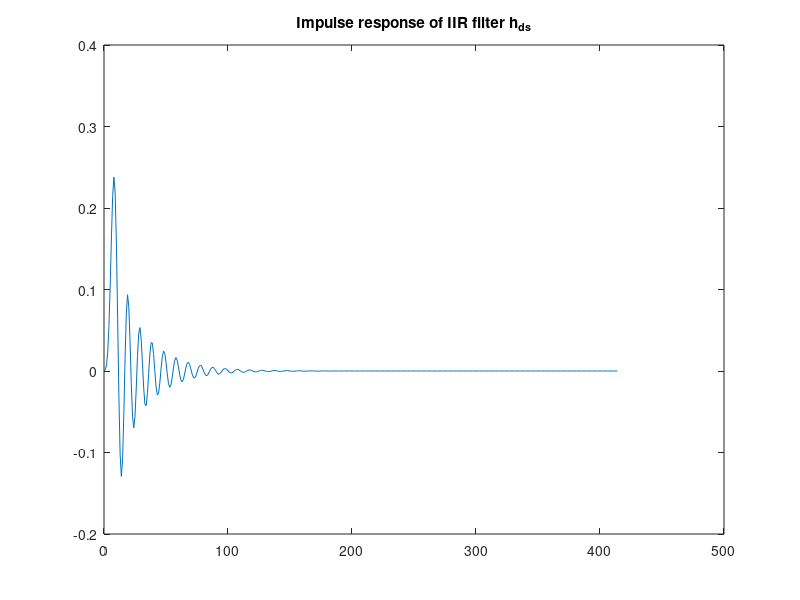
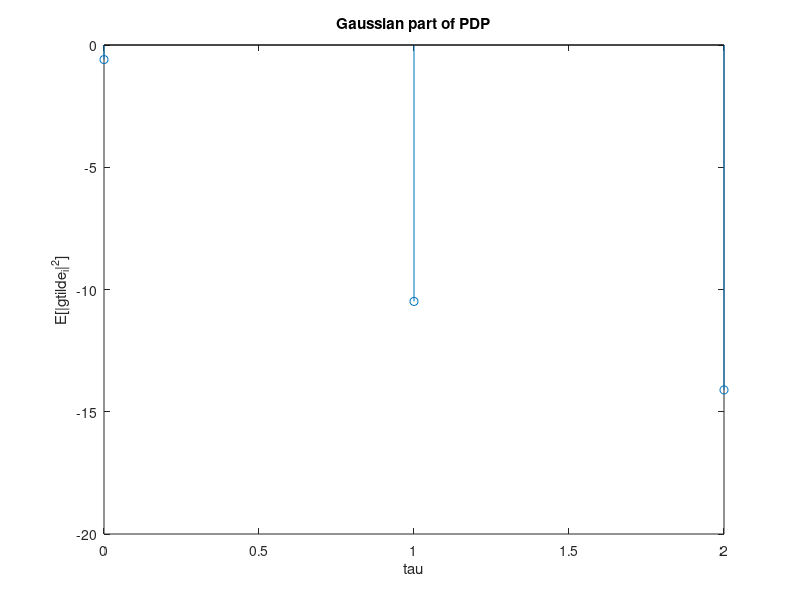
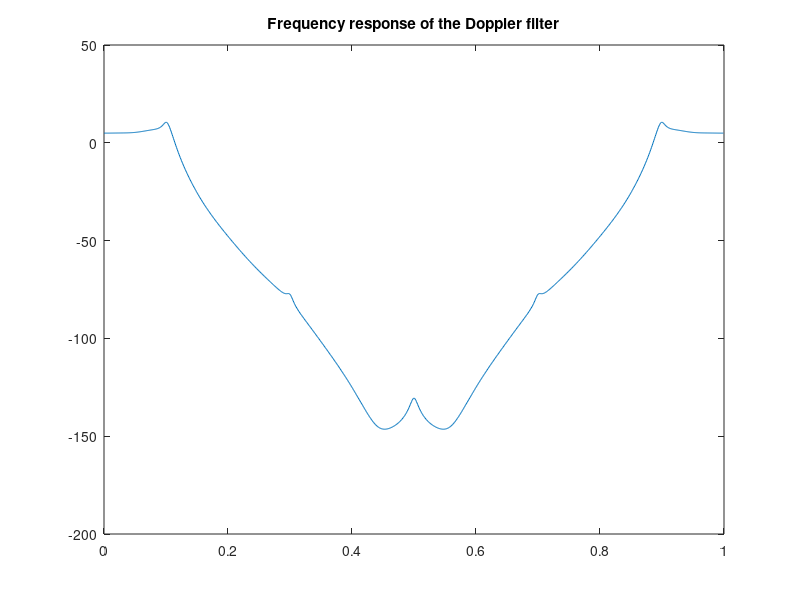
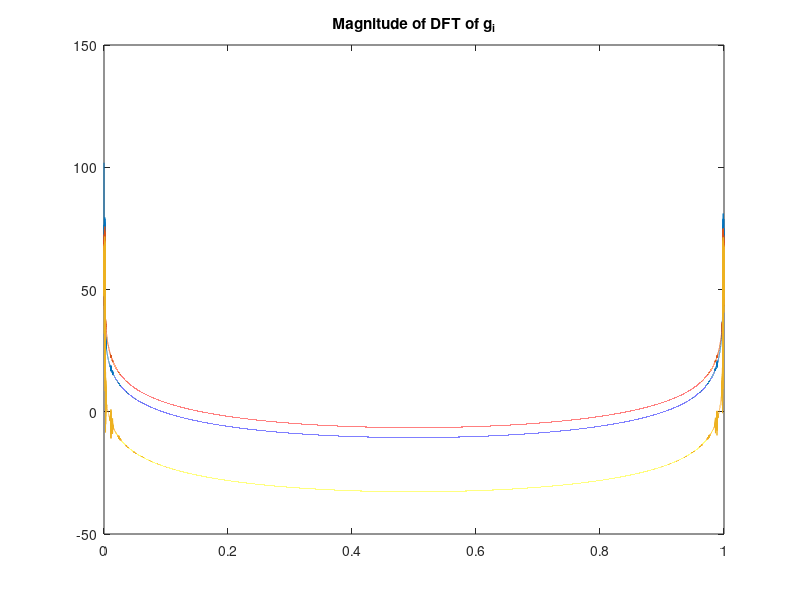

Source code (MATLAB) for these figures, in order: (Note: this script raises an error after producing the figures.)
%% Clear, initialize useful quantities
clear all
close all
clc

Tc = 1; % This is the smallest time interval we want to simulate
T = 4*Tc;   % Time sampling interval of the input of the channel
Kdb = 3; % 3 dB
K = 10^(Kdb/10);
fd = 5*10^-3/T; % doppler frequency
% these are the coefficients proposed by the authors of anastchugg97
a_dopp = [1, -4.4153, 8.6283, -9.4592, 6.1051, -1.3542, -3.3622, 7.2390, ...
    -7.9361, 5.1221, -1.8401, 2.8706e-1];
b_dopp = [1.3651e-4, 8.1905e-4, 2.0476e-3, 2.7302e-3, 2.0476e-3, 9.0939e-4, ...
    6.7852e-4, 1.3550e-3, 1.8076e-3, 1.3550e-3, 5.3726e-4, 6.1818e-5, -7.1294e-5, ...
    -9.5058e-5, -7.1294e-5, -2.5505e-5, 1.3321e-5, 4.5186e-5, 6.0248e-5, 4.5186e-5, ...
    1.8074e-5, 3.0124e-6];
[h_dopp, t_dopp] = impz(b_dopp, a_dopp);
figure, plot(t_dopp, h_dopp), title('Impulse response of IIR filter h_{ds}')
hds_nrg = sum(h_dopp.^2)
b_dopp = b_dopp / sqrt(hds_nrg);

%% Display the PDP for the channel

% The PDP is the sampling of a continuous time exponential PDP with
% tau_rms / T = 0.3, so tau_rms / Tc = 1.2
% See 4.224 for reference
tau_rms = 0.3*T;  % Tc = 1, as it is the fundamental sampling time

N_h = 3; % To be determined
% note that for this choice of final_tau
residual_power = exp(-N_h*Tc/tau_rms);
if (residual_power > 0.1)
    disp('Consider increasing final_tau, since the exp is truncated too early')
end
tau = 0:Tc:N_h-1;
pdp_gauss = 1/tau_rms * exp(-tau/tau_rms);

C = sqrt(K/(K+1));
% normalize pdp: it must be sum(E[|gtilde_i|^2]) = 1 - C^2
pdp_gauss = pdp_gauss.*(1-C^2)/sum(pdp_gauss);

M_d = sum(pdp_gauss);

% Determine suitable length for h, N_h, define criterion
% N_h is final_tau, the criterion is linked to the truncation of
% exp(t/taurms)

pdp = pdp_gauss;
pdp(1) = pdp(1) + C^2;

% Plot the normalised PDP
figure, stem(tau,10*log10(pdp)), title('Gaussian part of PDP'), xlabel('tau'), ylabel('E[|gtilde_i|^2]');

%% We now have to generate the time behavior of the i-th coefficient. For
% this, we use the model in figure 4.36, page 315.
% The transient will have length equal to the length of the convolution of
% the filter cascade. We will drop that quantity of samples.
% The book suggests using 1/10 < f_d*Tp < 1/5. (Benvenuto said Tp/Tq = 50 or
% more)

Tq = Tc; % Fundamental sampling time. This is the same as Tc, right???
% We stick to anastasopolous chugg paper (1997) and choose Tp such that
% fd*Tp = 0.1
Tp = 1/10 * (1/fd) * Tq; % Sampling time used for filtering the white noise
fprintf('fd * Tp = %d \n', Tp*fd);
g_samples_needed = 200000; % Some will be dropped because of transient
w_samples_needed = ceil(g_samples_needed / Tp);
transient = ceil(g_samples_needed/4);

% Doppler filter shape
[Hf, f] = freqz(b_dopp, a_dopp, 1000, 'whole');
figure, plot(f/(2*pi), 20*log10(abs(Hf)))
title('Frequency response of the Doppler filter')

% Generate complex-valued Gaussian white noise with zero mean and unit
% variance
rng('default');

g_mat = zeros(N_h, g_samples_needed - transient);
for ray = 1:N_h
    
    w = wgn(w_samples_needed,1,0,'complex');
    fprintf('variance of white noise=%d \n', var(w))
    % Filter the wgn with a narrowband filter. The filter will have the
    % classical Doppler spectrum in the frequency domain, with f_d * Tc = 1.25*10^-3
    % By using the approach suggested in anastchugg97 we use an iir filter
    % with known coefficients which is the convolution of a Cheby lowpass and a shaping filter.
    % Note that it is
    % possible to initialize properly the filters, consider doing it in
    % following versions since it allows to start in steady state conditions
    % and avoid dropping about many samples (it is a very cool thing!)
    gprime = filter(b_dopp, a_dopp, w);
    fprintf('g %d after iterpolation has mean %d and variance %d  \n', ray, mean(gprime), var(gprime));
    %Gpr = fft(gprime);
    %figure, plot(20*log10(abs(Gpr)))
    
    % Interpolation
    t = 1:length(gprime);
    t_fine = Tq/Tp:Tq/Tp:length(gprime);
    
    g_fine = interp1(t, gprime, t_fine, 'spline');
    fprintf('g %d after iterpolation has mean %d and variance %d  \n', ray, mean(g_fine), var(g_fine));
    % Drop the transient
    g_mat(ray, :) = g_fine(transient+1:end);
end

% Energy scaling
for k = 1:N_h
    g_mat(k, :) = g_mat(k, :)*sqrt(pdp_gauss(k));
end

% Only for LOS component
g_mat(1, :) = g_mat(1, :) + C;

G = fft(g_mat, [], 2);

figure, plot((0:size(G, 2)-1)/size(G,2), 20*log10(abs(G.')));
title('Magnitude of DFT of g_i')

%% Show the behavior of |g_1(nTc)| for n = 0:1999, dropping the transient

figure, hold on
plot(0:1999, 20*log10(abs(g_mat(2, 1:2000).')))
grid on, box on, xlabel('Time samples'), ylabel('|g_1(nT_C)|_{dB}')
title('|g_1(nT_C)|')


%% Show all |g_i|'s

figure, hold on
plot(0:9999, 20*log10(abs(g_mat(:, 1:10000).')))
grid on, box on, xlabel('Time samples'), ylabel('|g_i(nT_C)|_{dB}')
legend('g_0', 'g_1', 'g_2'), ylim([-40 10])
title('|g_i|')

% g_mean = mean(g_mat(:, 1:5000).');
% g_var = 10*log10(var(g_mat(:, :).'));



%% Histogram of g_1

figure, histogram(abs(g_mat(2, 1:1000).')/sqrt(pdp_gauss(2)), 100)
title('1000 samples of |g_1|')

%% Histograms of g_1 in subsequent disjoint intervals
% The variability shows that these intervals of 1000 samples are too small.
% Looking at |g1| in one of these intervals, we observe that this quantity
% has an oscillatory trend. In fact, g1(nTc) for different n's are
% identically distributed rv's, but they are not independent. Whenever
% there is a peak (max or min), the values of g1 for consecutive
% time instants are similar, therefore they build up on the histogram,
% showing a small number of peaks in the histogram itself. These peaks are
% the values of g1 around the instants nTc in which it has a local max or min.
% If we take a sufficiently large time window, the number of maxima and
% minima increases, and they can be considered independent if they are
% enough (?).
% Considering two different realizations of the channel impulse response,
% two samples of g1 at the same time (taken from these two realizations)
% are not only identically distributed, but also independent. Therefore
% with as little as 1000 such samples we observe a distribution very close
% to a Rayleigh distribution, as we expect from our model.

% Uncomment the following code to see that variability

% figure
% width = 1000;
% for i = 0:9
%     histogram(abs(g_mat(2, (i*width + 1):((i+1)*width)).')/sqrt(pdp_gauss(2)), 100)
%     axis([0 2.5 0 0.05*width])
%     pause
% end

%% Autocorrelation of g_1

begin = 1;
end_factor = 0.2;
g1_temp = g_mat(2, begin:end*end_factor).';
N_corr = 4000; %floor(length(g1_temp/10)); % there are lot of samples!

autoc_1_intime = autocorrelation(g1_temp, N_corr);
z = (0:length(autoc_1_intime)-1)*2*pi*fd; %support for bessel function, LAG not actual time
M_1 = autoc_1_intime(1); %stat power of g_1 over the considered support in time
bess = besselj(0, z); %bessel function of order 0

figure, plot(real(autoc_1_intime)), hold on, plot(bess*M_1)
legend('Real(r_g(\Delta t))', 'Bessel function, first type, order 0')
title('Autoc from t=0')

begin = 30000;
end_factor = 0.5;
g1_temp = g_mat(2, begin:end*end_factor).';
N_corr = 4000; %floor(length(g1_temp/10)); % there are lot of samples!

autoc_1_intime = autocorrelation(g1_temp, N_corr);
z = (0:length(autoc_1_intime)-1)*2*pi*fd;
M_1 = autoc_1_intime(1);
bess = besselj(0, z);

figure, plot(real(autoc_1_intime)), hold on, plot(bess*M_1)
legend('Real(r_g(\Delta t))', 'Bessel function, first type, order 0')
title(sprintf('Autoc from t=%d', begin))


%% Simulation

rng('default') % for reproducibility
numexp = 1000;
g_1 = zeros(numexp, 1);
for k = 1:numexp
    disp(k)
    w = wgn(w_samples_needed,1,0,'complex');
    
    gprime = filter(b_dopp, a_dopp, w);
    
    % Interpolation
    t = 1:length(gprime);
    t_fine = Tq/Tp:Tq/Tp:length(gprime);
    
    g_fine = interp1(t, gprime, t_fine, 'spline');
    
    % Drop the transient
    g_notrans = g_fine(50000:end);
    
    % Energy scaling
    g_1(k) = g_notrans(152);  % it should be multiplied by sqrt(pdp(2)) but since
    % for the histogram it is required to divide for the same factor then
    % we drop this computation to save computational time
end

figure, histogram(abs(g_1), 50)
title('|g1(151T_C)| over 1000 realizations')
